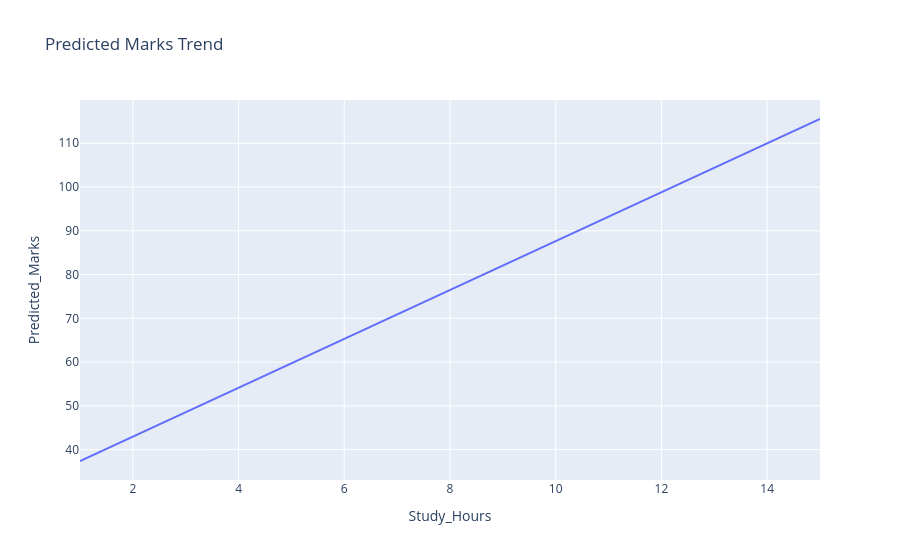

The code cell stored with this chart in its notebook:
### Code cell
# ==================================================
# PART 9 - PLOT 5
# PREDICTED MARKS TREND
# ==================================================

future_hours = list(range(1, 16))

future_df = pd.DataFrame({
    "Study_Hours": future_hours,
    "Attendance": [90] * 15,
    "Assignments": [8] * 15
})

future_predictions = model.predict(future_df)

trend_df = pd.DataFrame({
    "Study_Hours": future_hours,
    "Predicted_Marks": future_predictions
})

fig = px.line(
    trend_df,
    x="Study_Hours",
    y="Predicted_Marks",
    title="Predicted Marks Trend"
)

fig.show()

### Figure 1 — Plotly figure (JSON) as saved in the notebook; plotly's stock layout.template omitted (floating-point values rounded to 4 significant figures)
{"data": [{"hovertemplate": "Study_Hours=%{x}<br>Predicted_Marks=%{y}<extra></extra>", "legendgroup": "", "line": {"color": "#636efa", "dash": "solid"}, "marker": {"symbol": "circle"}, "mode": "lines", "name": "", "orientation": "v", "showlegend": false, "type": "scatter", "x": [1, 2, 3, 4, 5, 6, 7, 8, 9, 10, 11, 12, 13, 14, 15], "xaxis": "x", "y": [37.4, 42.98, 48.56, 54.14, 59.73, 65.31, 70.89, 76.47, 82.05, 87.63, 93.22, 98.8, 104.4, 110.0, 115.5], "yaxis": "y"}], "layout": {"legend": {"tracegroupgap": 0}, "title": {"text": "Predicted Marks Trend"}, "xaxis": {"anchor": "y", "domain": [0, 1], "title": {"text": "Study_Hours"}}, "yaxis": {"anchor": "x", "domain": [0, 1], "title": {"text": "Predicted_Marks"}}}}
